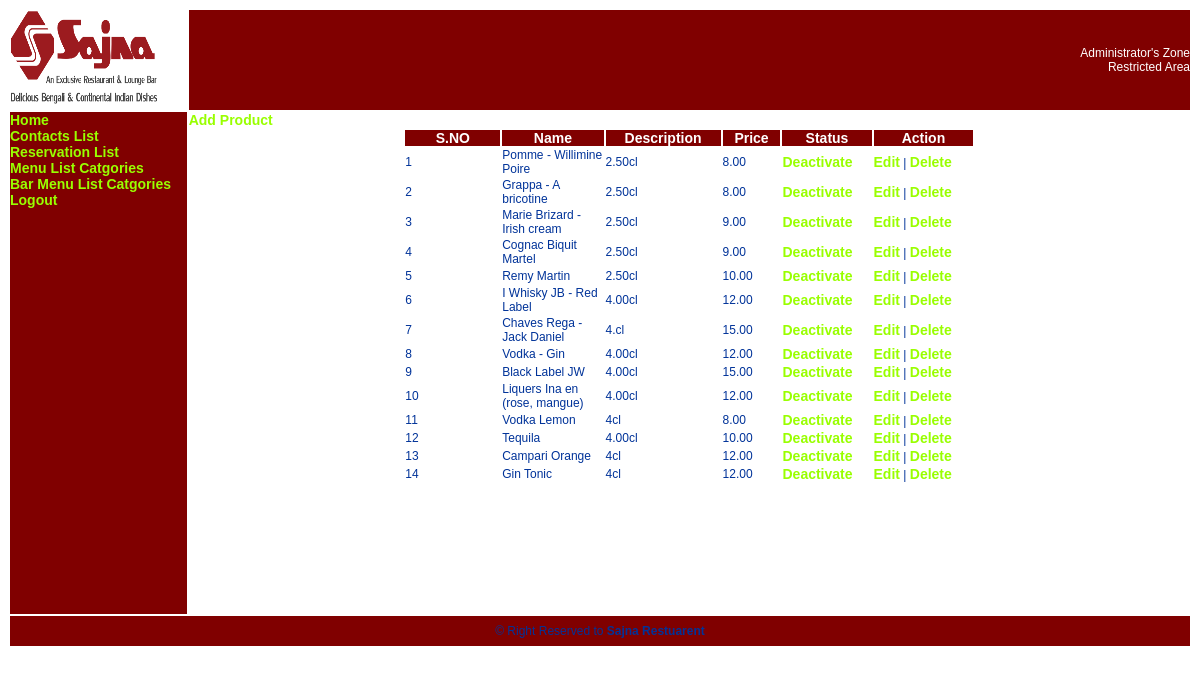
The app's page /fr/Myadmin/Bm_Prod.php?cid=14 with its own data.
### tables this page shows
CREATE TABLE IF NOT EXISTS `bm_products` (
  `Id` int(10) NOT NULL AUTO_INCREMENT,
  `Name` varchar(100) NOT NULL,
  `Description` text NOT NULL,
  `Description1` text NOT NULL,
  `Price` decimal(10,2) NOT NULL,
  `bmCatId` int(5) NOT NULL,
  `pStatus` int(5) NOT NULL,
  PRIMARY KEY (`Id`)
);

### fr/Myadmin/Bm_Prod.php (the view, shortened to what this page needs)
<?php
	include_once("Includes/Top.php");
	$cid = $_GET['cid'];
	$sel = "SELECT * FROM bm_products WHERE bmCatId=$cid";
	$result = mysql_query($sel);
?>
<a href='Bm_Prod.php?cid=<?php echo $cid;?>'>Add Product</a>
<table width="572" cellspacing="2" cellpadding="0" align="center">
  <tr class="head">  <th width="149" class="head">S.NO</th>
        <th width="149" class="head">Name</th>
		  <th width="149" class="head">Description</th>
		<th width="79" class="head">Price</th>
		<th width="106" class="head">Status</th>
		<th width="150" class="head">Action</th>
  </tr>
  <?php
	$cnt=1;
	while($rec = mysql_fetch_assoc($result)){
		echo "<tr>";
		echo "<td>$cnt</td>";
		echo "<td>$rec[Name]</td>";
		echo "<td>$rec[Description]</td>";
		echo "<td>$rec[Price]</td>";
		echo "<td>";
		if($rec['pStatus'] == 0){
		echo "<a href='Bm_ProductsStatus.php?cid=$cid&pid=$rec[Id]&status=1'>Activate</a>";
		}else{
		echo "<a href='Bm_ProductsStatus.php?cid=$cid&pid=$rec[Id]&status=0'>Deactivate</a>";
		}
		echo "</td>";
		echo "<td><a href='Bm_EditProd.php?cid=$cid&pid=$rec[Id]'>Edit</a> | <a href='Bm_Deleteprod.php?cid=$cid&pid=$rec[Id]'>Delete</a></td>";
		echo "</tr>";
		$cnt++;
	}
  ?>
</table>
<?php
	include_once("Includes/Bottom.php");
?>

### fr/Myadmin/CSS/master.css (style rules this page uses)
td { font-family: Verdana, Geneva, Arial, helvetica, sans-serif; }
th { font-family: Verdana, Geneva, Arial, helvetica, sans-serif; }
.head { font-size: 14px; font-family: Verdana, Arial, Helvetica, sans-serif; font-weight: bold; color: #FFFFFF; background-color:#FF33CC; }
a { font-family: Verdana, Arial, Helvetica, sans-serif; font-size: 14px; color: #009900; font-weight: bold; }
a:link { text-decoration: none; color: #99FF00; }
body,td,th { font-family: Verdana, Arial, Helvetica, sans-serif; font-size: 12px; color: #003399; }

### fr/Myadmin/Bm_Prod.php (style rules this page uses)
.head { background-color:#800000; }

### records on screen
bm_products: Name "Pomme - Willimine Poire", Description "2.50cl", Price "8.00"
bm_products: Name "Grappa - A bricotine", Description "2.50cl", Price "8.00"
bm_products: Name "Marie Brizard - Irish cream", Description "2.50cl", Price "9.00"
bm_products: Name "Cognac Biquit Martel", Description "2.50cl", Price "9.00"
bm_products: Name "Remy Martin", Description "2.50cl", Price "10.00"
bm_products: Name "I Whisky JB - Red Label", Description "4.00cl", Price "12.00"
bm_products: Name "Chaves Rega -Jack Daniel", Description "4.cl", Price "15.00"
bm_products: Name "Vodka - Gin", Description "4.00cl", Price "12.00"
bm_products: Name "Black Label JW", Description "4.00cl", Price "15.00"
bm_products: Name "Liquers Ina en (rose, mangue)", Description "4.00cl", Price "12.00"
bm_products: Name "Vodka Lemon", Description "4cl", Price "8.00"
bm_products: Name "Tequila", Description "4.00cl", Price "10.00"
bm_products: Name "Campari Orange", Description "4cl", Price "12.00"
bm_products: Name "Gin Tonic", Description "4cl", Price "12.00"
